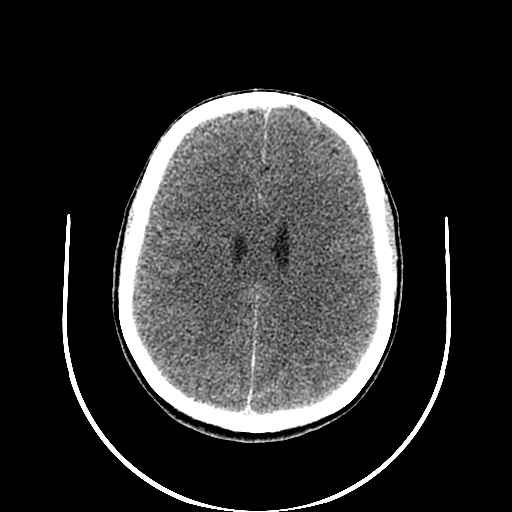
#> input picture beyin.jpg, 512 x 512 px
$ jupyter execute w8.ipynb
#> lines starting #> are read from the running program, lines starting #| are printed output that depends on the picture; after the words box and inside, x2 and y2 are one past the last pixel; in counts of white or black regions, pixels touching at a corner belong together
BEYİN MR GÖRÜNTÜSÜ ÜZERİNDE SEGMENTASYON VE ANALİZ

Bu çalışmada, bir beyin MR görüntüsü üzerinden hedef dokuyu (beyin) çevresel yapılardan (kafatası, gürültü) ayırmak amacıyla "Eşikleme Tabanlı Morfolojik Segmentasyon" yöntemi seçilmiştir. Bu yöntem; yoğunluk farklarını temel alan bölütleme ve ardından geometrik düzeltmeler yapan morfolojik operatörlerin birleşiminden oluşmaktadır.

Görüntü Hazırlama ve Ön İşleme

1. Adım: Görüntünün Okunması ve Gri Seviyeye Dönüştürülmesi

[cell 1]
import cv2
import numpy as np
import matplotlib.pyplot as plt

img = cv2.imread('beyin.jpg', 0)
#> img is the input picture: shape (512, 512); min 0, max 255, mean 46.2

plt.figure(figsize=(6, 6))
plt.imshow(img, cmap='gray')
plt.axis('off')
plt.title('Orijinal MR Goruntusu')
plt.show()

Segmentasyon işleminin ilk aşaması olarak, beyin.jpg dosyası sisteme dahil edilmiştir. Görüntü, üzerinde sayısal işlemlerin yürütülebilmesi ve yoğunluk analizine uygun hale getirilmesi amacıyla 8-bit gri seviyeye (grayscale) dönüştürülerek yüklenmiştir.

Segmentasyon ve Morfolojik Temizlik

2. Adım: Eşikleme (Thresholding) ile Ön Segmentasyon

[cell 2]
import cv2
import numpy as np
import matplotlib.pyplot as plt

img = cv2.imread('beyin.jpg', 0)
ret, thresh = cv2.threshold(img, 120, 255, cv2.THRESH_BINARY)
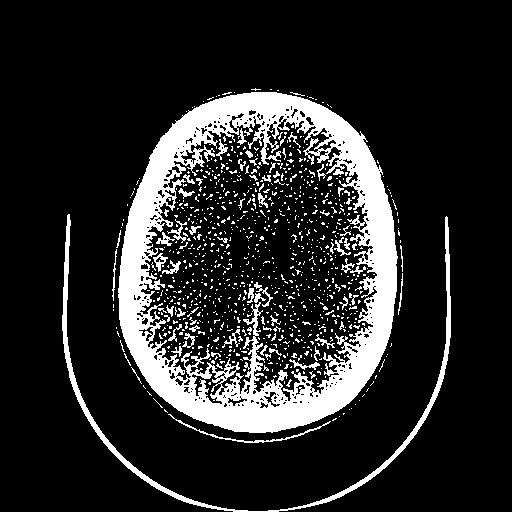
#> thresh: shape (512, 512); 15.8% white; 979 white regions (906 under 20 px), largest, box (x1, y1, x2, y2) and area: (118, 92, 398, 433) 30417, (62, 214, 451, 512) 3522, (168, 414, 331, 443) 325

plt.figure(figsize=(12, 6))
plt.subplot(1, 2, 1)
plt.imshow(img, cmap='gray')
plt.title('Orijinal')
plt.subplot(1, 2, 2)
plt.imshow(thresh, cmap='gray')
plt.title('Esiklenmis Goruntu')
plt.show()
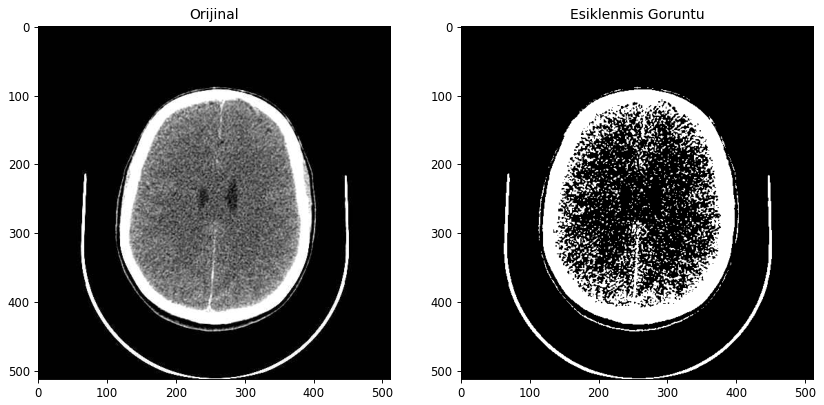
#> figure drawn by matplotlib, 2 panels

Beyin dokusu ile arka planı birbirinden ayırmak amacıyla global eşikleme yöntemi kullanılmıştır. Belirlenen eşik değerinin üzerindeki pikseller beyaz (255), altındaki pikseller ise siyah (0) olarak atanarak görüntü ikili (binary) formata dönüştürülmüştür. Bu aşamada hedef doku kaba bir şekilde izole edilmiş ancak çevresel gürültüler (kafatası kalıntıları) görüntüde kalmıştır.

3. Adım: Morfolojik Operasyonlar (Erozyon ve Genişleme)

[cell 3]
import cv2
import numpy as np
import matplotlib.pyplot as plt

img = cv2.imread('beyin.jpg', 0)
ret, thresh = cv2.threshold(img, 120, 255, cv2.THRESH_BINARY)

kernel = np.ones((3,3), np.uint8)
erozyon = cv2.erode(thresh, kernel, iterations=1)
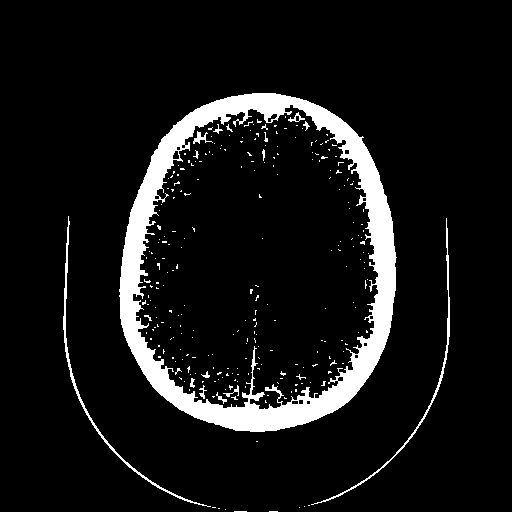
#> erozyon: shape (512, 512); 8.5% white; 267 white regions (251 under 20 px), largest, box (x1, y1, x2, y2) and area: (119, 93, 397, 432) 19418, (63, 216, 211, 507) 850, (311, 218, 450, 505) 715
genisleme = cv2.dilate(erozyon, kernel, iterations=1)
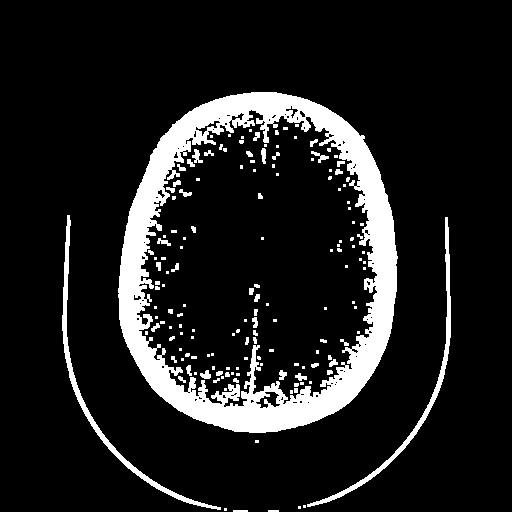
#> genisleme: shape (512, 512); 12.1% white; 158 white regions (104 under 20 px), largest, box (x1, y1, x2, y2) and area: (118, 92, 398, 433) 25469, (62, 215, 221, 510) 1768, (307, 217, 451, 507) 1587

plt.figure(figsize=(12, 6))
plt.subplot(1, 2, 1)
plt.imshow(thresh, cmap='gray')
plt.title('Gurultulu (Esiklenmis)')
plt.subplot(1, 2, 2)
plt.imshow(genisleme, cmap='gray')
plt.title('Temizlenmis Maske (Erozyon+Genisleme)')
plt.show()

Eşikleme sonrası oluşan gürültülerin temizlenmesi için morfolojik açma (opening) stratejisi uygulanmıştır. İlk olarak erozyon işlemi ile küçük pürüzler ve ince bağlantılar yok edilmiş; ardından genişleme işlemi uygulanarak ana doku hacmi orijinal boyutuna geri getirilmiştir. Bu işlemler sonucunda temiz bir segmentasyon maskesi elde edilmiştir.

BÖLÜM 3: Final Sonuç ve Nicel Analiz

4. Adım: Nihai Segmentasyon ve Maskeleme

[cell 4]
import cv2
import numpy as np
import matplotlib.pyplot as plt

img = cv2.imread('beyin.jpg', 0)
ret, thresh = cv2.threshold(img, 120, 255, cv2.THRESH_BINARY)
kernel = np.ones((3,3), np.uint8)
erozyon = cv2.erode(thresh, kernel, iterations=1)
genisleme = cv2.dilate(erozyon, kernel, iterations=1)

maske = genisleme / 255
segmentasyon_sonucu = img * maske
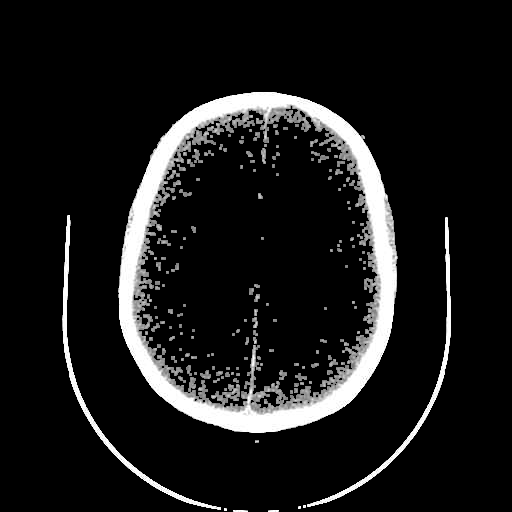
#> segmentasyon_sonucu: shape (512, 512) float64; min 0, max 255, mean 25.5

plt.figure(figsize=(10, 5))
plt.imshow(segmentasyon_sonucu, cmap='gray')
plt.axis('off')
plt.title('Final Segmentasyon Sonucu')
plt.show()

Elde edilen nihai maske, orijinal MR görüntüsü üzerine uygulanmıştır. Maske değerleri normalize edilerek orijinal piksel yoğunlukları ile çarpılmış, böylece arka plandan tamamen arındırılmış izole beyin dokusu elde edilmiştir.

5. Adım: Nicel Performans Ölçümü (Dice ve IoU)

[cell 5]
import cv2
import numpy as np

img = cv2.imread('beyin.jpg', 0)
ret, thresh = cv2.threshold(img, 120, 255, cv2.THRESH_BINARY)
kernel = np.ones((3,3), np.uint8)
erozyon = cv2.erode(thresh, kernel, iterations=1)
genisleme = cv2.dilate(erozyon, kernel, iterations=1)

y_true = thresh / 255
y_pred = genisleme / 255

intersection = np.sum(y_true * y_pred)
#> intersection = 31790
dice = (2. * intersection) / (np.sum(y_true) + np.sum(y_pred))
#> dice = 0.867
iou = intersection / (np.sum(y_true) + np.sum(y_pred) - intersection)
#> iou = 0.766

print(f"--- SEGMENTASYON BASARI RAPORU ---")
print(f"Dice Katsayisi: {dice:.4f}")
#| Dice Katsayisi: 0.8673
print(f"IoU (Jaccard Index): {iou:.4f}")
#| IoU (Jaccard Index): 0.7657
